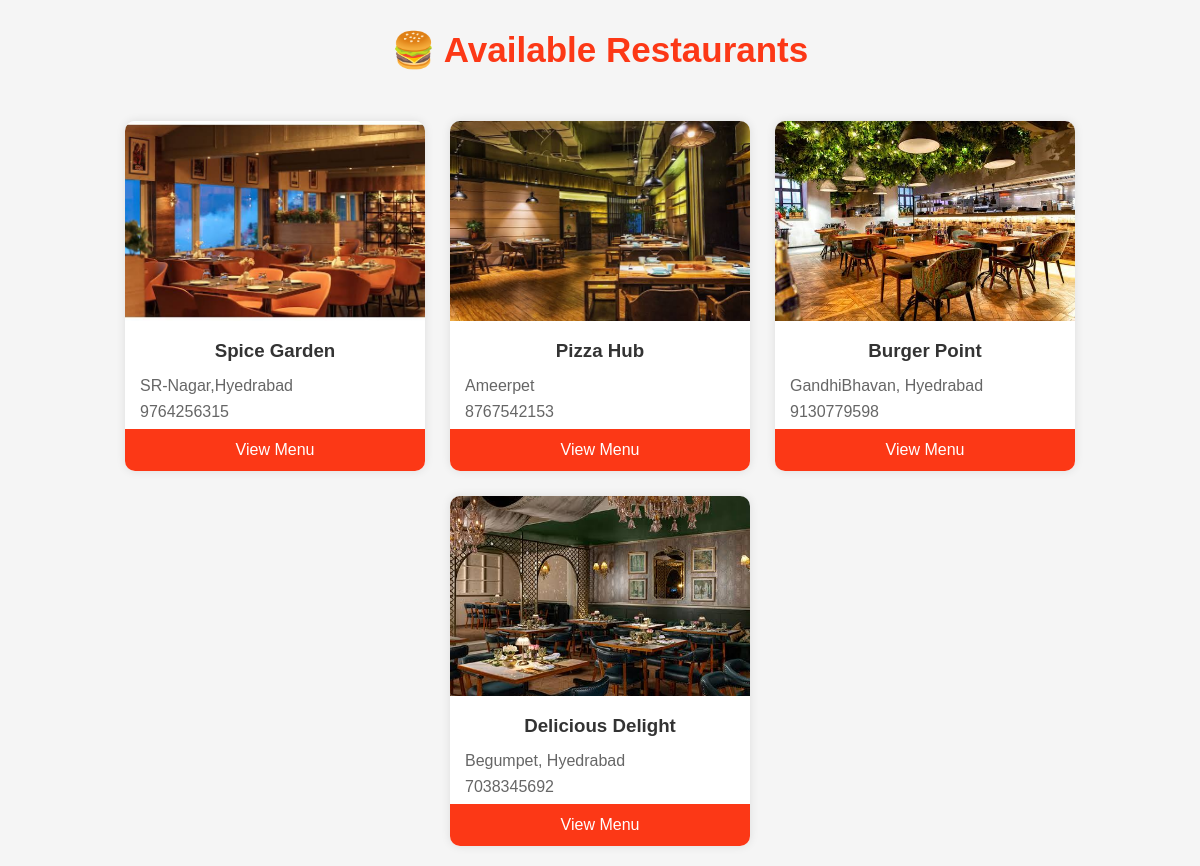
The page /restaurants/ on the database its author committed.
### foodapp/models.py (models this page shows, shortened)
class Restaurant(models.Model):
    name = models.CharField(max_length=100)
    owner_name = models.CharField(max_length=100)
    email = models.EmailField()
    phone = models.CharField(max_length=15)
    address = models.TextField()
    image = models.ImageField(upload_to='restaurants/', null=True, blank=True)

### foodapp/views.py (the view)
# urls.py: path('restaurants/', views.restaurant_list, name='restaurant_list'),
def restaurant_list(request):
    restaurants = Restaurant.objects.all()
    print("Restaurant Count =", restaurants.count())
    return render(request,'restaurant_Listing.html', {
        'restaurants': restaurants
    })

### templates/restaurant_Listing.html (shortened to what this page needs)
{% load static %}
<!DOCTYPE html>
<html lang="en">
<head>
    <link rel="stylesheet" href="{% static 'css/restaurants.css' %}">
</head>
<body>
    <h1 class="title">🍔 Available Restaurants</h1>
    <div class="restaurant-container">
        {% for restaurant in restaurants %}
        <div class="restaurant-card">
            {% if restaurant.name == "Pizza Hub" %}
    <img src="{% static 'images/restaurant1.jpg' %}" alt="Pizza Hub">
{% elif restaurant.name == "Burger Point" %}
    <img src="{% static 'images/restaurant2.jpg' %}" alt="Burger Point">
{% elif restaurant.name == "Spice Garden" %}
    <img src="{% static 'images/restaurant3.jpg' %}" alt="Spice Garden">
{% elif restaurant.name == "Delicious Delight" %}
    <img src="{% static 'images/restaurant4.jpg' %}" alt="Delicious Delight">
{% endif %}
            <h3>{{ restaurant.name }}</h3>
            <p>{{ restaurant.address }}</p>
            <p>{{ restaurant.phone }}</p>
            <a href="/menu/{{ restaurant.id }}/">
                <button>View Menu</button>
            </a>
        </div>
        {% endfor %}
    </div>
</body>
</html>

### static/css/restaurants.css (style rules this page uses)
body { font-family: Arial, sans-serif; background: #f5f5f5; margin: 0; padding: 0; }
.title { text-align: center; margin: 30px 0; color: #fc3816; font-size: 35px; }
.restaurant-container { display: flex; justify-content: center; flex-wrap: wrap; gap: 25px; padding: 20px; }
.restaurant-card { width: 300px; background: white; border-radius: 10px; overflow: hidden; box-shadow: 0 0 10px rgba(0,0,0,0.1); transition: 0.3s; }
.restaurant-card img { width: 100%; height: 200px; object-fit: cover; }
.restaurant-card h3 { text-align: center; margin: 15px 10px; color: #333; }
.restaurant-card p { margin: 8px 15px; color: #666; }
.restaurant-card a { text-decoration: none; }
.restaurant-card button { width: 100%; padding: 12px; border: none; background: #fc3816; color: white; font-size: 16px; cursor: pointer; transition: 0.3s; }

### rows shown on the page
Restaurant: name "Spice Garden", address "SR-Nagar,Hyedrabad", phone "9764256315"
Restaurant: name "Pizza Hub", address "Ameerpet", phone "8767542153"
Restaurant: name "Burger Point", address "GandhiBhavan, Hyedrabad", phone "9130779598"
Restaurant: name "Delicious Delight", address "Begumpet, Hyedrabad", phone "7038345692"
